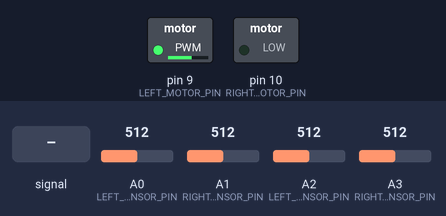
A sketch run on a simulated Arduino Uno, built with avr-gcc and run on an emulated ATmega328P. Shown: switched loads named in the sketch (green lamp = pin HIGH). The test bench sets the inputs (shaded band); at power-on: A0 (LEFT_SENSOR_PIN) = 512, A1 (RIGHT_SENSOR_PIN) = 512, A2 (LEFT_CHASE_SENSOR_PIN) = 512, A3 (RIGHT_CHASE_SENSOR_PIN) = 512.

Above: at 1.2 s.
1.3 s: A0 (LEFT_SENSOR_PIN) fed a 200 Hz sine of ±81 counts around its level
4.3 s: A0 (LEFT_SENSOR_PIN) set to 490
At 5.3 s:
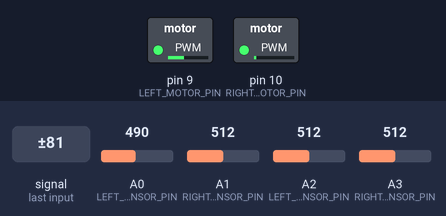
5.8 s: A1 (RIGHT_SENSOR_PIN) set to 484
At 7.0 s:
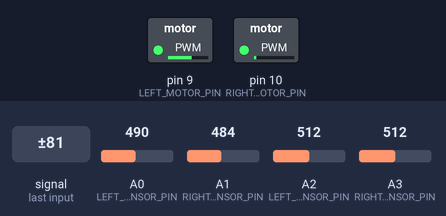
7.3 s: A0 (LEFT_SENSOR_PIN) set to 517
At 8.4 s:
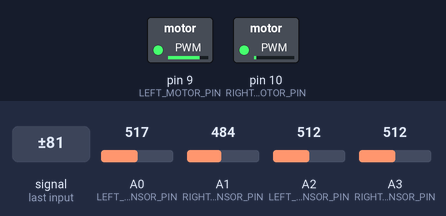
8.8 s: A1 (RIGHT_SENSOR_PIN) set to 716
Timing chart, 0 to 9.1 s (numbered marks = the images above; inputs shaded):
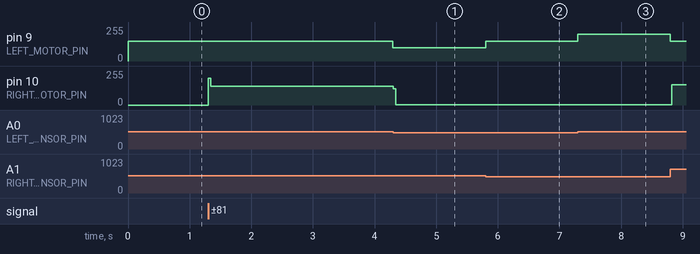

The sketch:

polulo.ino
```cpp
// Definir los pines de los sensores infrarrojos de línea
#define LEFT_SENSOR_PIN A0
#define RIGHT_SENSOR_PIN A1

// Definir los pines de los sensores de persecución
#define LEFT_CHASE_SENSOR_PIN A2
#define RIGHT_CHASE_SENSOR_PIN A3

// Definir los pines de los motores
#define LEFT_MOTOR_PIN 9
#define RIGHT_MOTOR_PIN 10

// Definir los umbrales de detección de línea y de persecución
#define LINE_THRESHOLD 500
#define CHASE_THRESHOLD 100

void setup() {
  // Inicializar los pines de los sensores como entradas
  pinMode(LEFT_SENSOR_PIN, INPUT);
  pinMode(RIGHT_SENSOR_PIN, INPUT);
  pinMode(LEFT_CHASE_SENSOR_PIN, INPUT);
  pinMode(RIGHT_CHASE_SENSOR_PIN, INPUT);

  // Inicializar los pines de los motores como salidas
  pinMode(LEFT_MOTOR_PIN, OUTPUT);
  pinMode(RIGHT_MOTOR_PIN, OUTPUT);
}

void loop() {
  // Leer los valores de los sensores
  int leftSensorValue = analogRead(LEFT_SENSOR_PIN);
  int rightSensorValue = analogRead(RIGHT_SENSOR_PIN);
  int leftChaseSensorValue = analogRead(LEFT_CHASE_SENSOR_PIN);
  int rightChaseSensorValue = analogRead(RIGHT_CHASE_SENSOR_PIN);

  // Verificar si se detecta una línea negra
  int leftOnLine = (leftSensorValue > LINE_THRESHOLD);
  int rightOnLine = (rightSensorValue > LINE_THRESHOLD);

  // Verificar si se detecta al objetivo
  int leftChasing = (leftChaseSensorValue < CHASE_THRESHOLD);
  int rightChasing = (rightChaseSensorValue < CHASE_THRESHOLD);

  // Determinar la velocidad de los motores
  int leftSpeed = 0;
  int rightSpeed = 0;

  if (leftChasing && rightChasing) {
    // Ambos sensores de persecución detectan al objetivo, perseguir con máxima velocidad
    leftSpeed = 255;
    rightSpeed = 255;
  } else if (leftOnLine && !rightOnLine) {
    // Girar a la derecha para mantenerse en la línea
    leftSpeed = 200;
    rightSpeed = 100;
  } else if (!leftOnLine && rightOnLine) {
    // Girar a la izquierda para mantenerse en la línea
    leftSpeed = 100;
    rightSpeed = 200;
  } else if (leftOnLine && rightOnLine) {
    // Retroceder si ambos sensores de línea detectan la línea
    leftSpeed = -150;
    rightSpeed = -150;
  } else {
    // Avanzar en línea recta
    leftSpeed = 150;
    rightSpeed = 150;
  }

  // Controlar la velocidad de los motores
  analogWrite(LEFT_MOTOR_PIN, abs(leftSpeed));
  analogWrite(RIGHT_MOTOR_PIN, abs(rightSpeed));

  // Controlar la dirección de los motores
  if (leftSpeed < 0) digitalWrite(LEFT_MOTOR_PIN + 1, HIGH);
  else digitalWrite(LEFT_MOTOR_PIN + 1, LOW);

  if (rightSpeed < 0) digitalWrite(RIGHT_MOTOR_PIN + 1, HIGH);
  else digitalWrite(RIGHT_MOTOR_PIN + 1, LOW);
}
```

Measured:
- the behaviour switches between 501 and 500 on A1 (RIGHT_SENSOR_PIN) (found by bisection; images 1 and 2)
- the behaviour switches between 500 and 501 on A0 (LEFT_SENSOR_PIN) (found by bisection; images 2 and 3)
- after the input at 4.3 s, pin 10 (RIGHT_MOTOR_PIN): 139/255 → 2/255 at once
- after the input at 5.8 s, pin 9 (LEFT_MOTOR_PIN): 100/255 → 150/255 at once
- after the input at 7.3 s, pin 9 (LEFT_MOTOR_PIN): 150/255 → 200/255 at once
